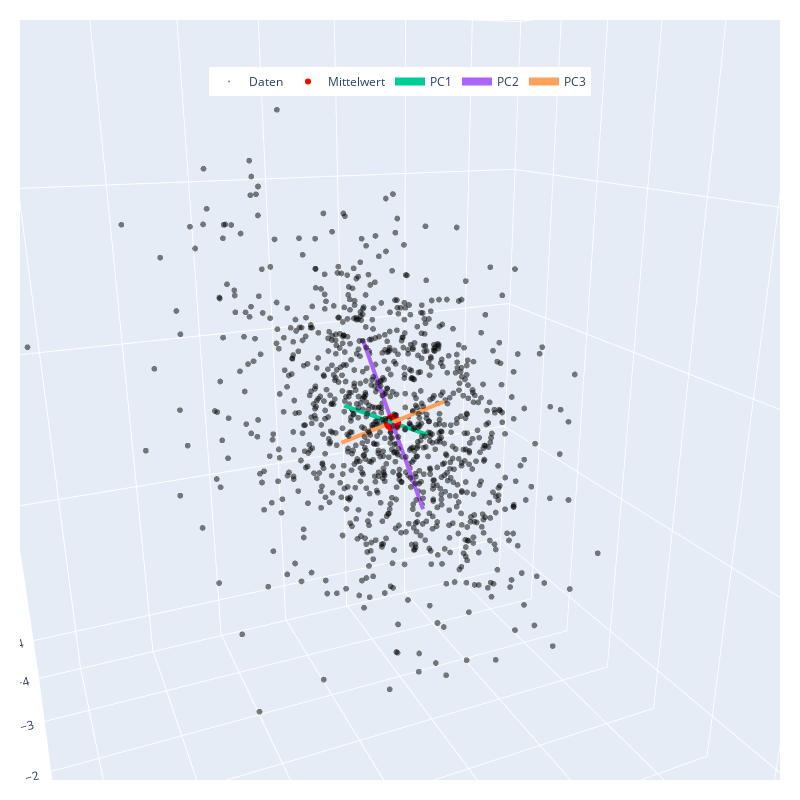

Notebook code cell kept with this figure:
### Markdown cell above
## 4. Investigation in 3D

### (a) PCA and 3D Visualization (3 Points)
- Perform **PCA** on the `data3d`.
- Plot the original data points in **3D**, along with the **eigenvectors** of the covariance matrix.
- **Describe the relationships** between:
  - The **covariance matrix**
  - The **eigenvalues**
  - The **eigenvectors**

### Code cell
data = data3d
# print covariance matrix
C = ourCov(data)
print(C)
# Apply PCA to 3D data
data_pca, eigVec, eigVal, mean = pca(data)
# plot using the plot3DPCA function
plot3DPCA(data, mean, eigVec, eigVal)

### Figure 1 — Plotly figure (JSON) as saved in the notebook; plotly's stock layout.template omitted (floating-point values rounded to 4 significant figures; data arrays with more than 128 entries replaced by an {"elided": "..."} marker saying what was removed)
{"data": [{"marker": {"color": "black", "opacity": 0.5, "size": 2}, "mode": "markers", "name": "Daten", "type": "scatter3d", "x": {"elided": "1000 float values"}, "y": {"elided": "1000 float values"}, "z": {"elided": "1000 float values"}}, {"marker": {"color": "red", "size": 6}, "mode": "markers", "name": "Mittelwert", "type": "scatter3d", "x": [-0.03112], "y": [-0.0357], "z": [-0.04833]}, {"line": {"width": 8}, "mode": "lines", "name": "PC1", "type": "scatter3d", "x": [-0.9342, 0.872], "y": [-1.091, 1.02], "z": [-0.6836, 0.5869]}, {"line": {"width": 8}, "mode": "lines", "name": "PC2", "type": "scatter3d", "x": [-0.1259, 0.06365], "y": [0.4924, -0.5638], "z": [-0.791, 0.6943]}, {"line": {"width": 8}, "mode": "lines", "name": "PC3", "type": "scatter3d", "x": [-0.4837, 0.4214], "y": [0.2111, -0.2825], "z": [0.1849, -0.2816]}], "layout": {"height": 800, "legend": {"orientation": "h", "x": 0.5, "xanchor": "center", "y": 0.9, "yanchor": "bottom"}, "margin": {"b": 20, "l": 20, "r": 20, "t": 20}, "scene": {"aspectmode": "data", "aspectratio": {"x": 1.013, "y": 1.184, "z": 0.8333}, "camera": {"center": {"x": 0, "y": 0, "z": 0}, "eye": {"x": 0.4286, "y": 0.9498, "z": 0.3514}, "projection": {"type": "perspective"}, "up": {"x": 0, "y": 0, "z": 1}}, "xaxis": {"title": {"text": "X"}, "type": "linear"}, "yaxis": {"title": {"text": "Y"}, "type": "linear"}, "zaxis": {"title": {"text": "Z"}, "type": "linear"}}, "width": 800}}
